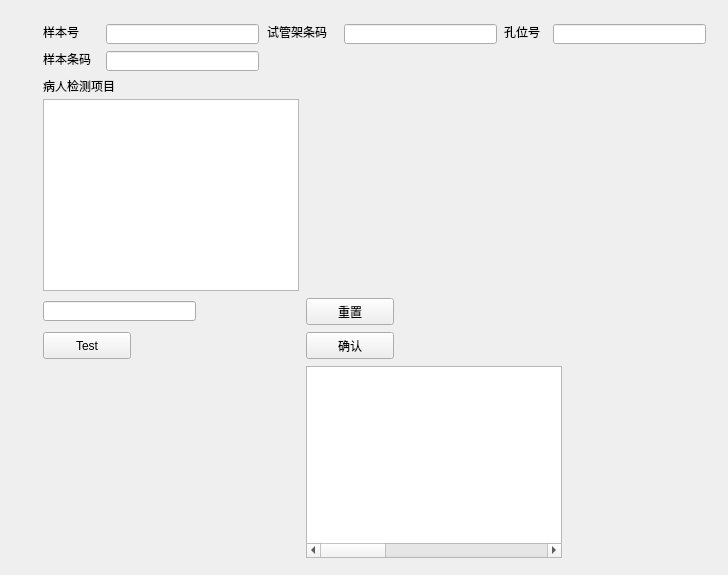
<?xml version="1.0" encoding="UTF-8"?>
<ui version="4.0">
 <class>SampleInfoWindow</class>
 <widget class="QWidget" name="SampleInfoWindow">
  <property name="geometry">
   <rect>
    <x>0</x>
    <y>0</y>
    <width>728</width>
    <height>575</height>
   </rect>
  </property>
  <property name="windowTitle">
   <string>SampleInfoWindow</string>
  </property>
  <widget class="QLineEdit" name="QLineEdit_sampleBarcode">
   <property name="geometry">
    <rect>
     <x>106</x>
     <y>51</y>
     <width>153</width>
     <height>20</height>
    </rect>
   </property>
  </widget>
  <widget class="QLabel" name="label_3">
   <property name="geometry">
    <rect>
     <x>504</x>
     <y>24</y>
     <width>42</width>
     <height>16</height>
    </rect>
   </property>
   <property name="text">
    <string>孔位号</string>
   </property>
  </widget>
  <widget class="QLabel" name="label">
   <property name="geometry">
    <rect>
     <x>43</x>
     <y>24</y>
     <width>42</width>
     <height>16</height>
    </rect>
   </property>
   <property name="text">
    <string>样本号</string>
   </property>
  </widget>
  <widget class="QLabel" name="label_2">
   <property name="geometry">
    <rect>
     <x>267</x>
     <y>24</y>
     <width>70</width>
     <height>16</height>
    </rect>
   </property>
   <property name="text">
    <string>试管架条码</string>
   </property>
  </widget>
  <widget class="QLabel" name="label_4">
   <property name="geometry">
    <rect>
     <x>43</x>
     <y>51</y>
     <width>56</width>
     <height>16</height>
    </rect>
   </property>
   <property name="text">
    <string>样本条码</string>
   </property>
  </widget>
  <widget class="QLineEdit" name="QLineEdit_sampleIndex">
   <property name="geometry">
    <rect>
     <x>106</x>
     <y>24</y>
     <width>153</width>
     <height>20</height>
    </rect>
   </property>
  </widget>
  <widget class="QLineEdit" name="QLineEdit_holeIndex">
   <property name="geometry">
    <rect>
     <x>553</x>
     <y>24</y>
     <width>153</width>
     <height>20</height>
    </rect>
   </property>
  </widget>
  <widget class="QLineEdit" name="QLineEdit_rackBarcode">
   <property name="geometry">
    <rect>
     <x>344</x>
     <y>24</y>
     <width>153</width>
     <height>20</height>
    </rect>
   </property>
  </widget>
  <widget class="QPushButton" name="Btn_test">
   <property name="geometry">
    <rect>
     <x>43</x>
     <y>332</y>
     <width>88</width>
     <height>27</height>
    </rect>
   </property>
   <property name="text">
    <string>Test</string>
   </property>
  </widget>
  <widget class="QPushButton" name="Btn_clear">
   <property name="geometry">
    <rect>
     <x>306</x>
     <y>298</y>
     <width>88</width>
     <height>27</height>
    </rect>
   </property>
   <property name="text">
    <string>重置</string>
   </property>
  </widget>
  <widget class="QTextBrowser" name="QTextBrowser_waitingDetect">
   <property name="geometry">
    <rect>
     <x>43</x>
     <y>99</y>
     <width>256</width>
     <height>192</height>
    </rect>
   </property>
  </widget>
  <widget class="QLabel" name="label_5">
   <property name="geometry">
    <rect>
     <x>43</x>
     <y>78</y>
     <width>84</width>
     <height>16</height>
    </rect>
   </property>
   <property name="layoutDirection">
    <enum>Qt::LeftToRight</enum>
   </property>
   <property name="text">
    <string>病人检测项目</string>
   </property>
  </widget>
  <widget class="QPushButton" name="Btn_save">
   <property name="geometry">
    <rect>
     <x>306</x>
     <y>332</y>
     <width>88</width>
     <height>27</height>
    </rect>
   </property>
   <property name="text">
    <string>确认</string>
   </property>
  </widget>
  <widget class="QTableWidget" name="QTableWidget_allItems">
   <property name="geometry">
    <rect>
     <x>306</x>
     <y>366</y>
     <width>256</width>
     <height>192</height>
    </rect>
   </property>
   <property name="showGrid">
    <bool>false</bool>
   </property>
   <property name="rowCount">
    <number>5</number>
   </property>
   <property name="columnCount">
    <number>7</number>
   </property>
   <attribute name="horizontalHeaderVisible">
    <bool>false</bool>
   </attribute>
   <attribute name="verticalHeaderVisible">
    <bool>false</bool>
   </attribute>
   <row/>
   <row/>
   <row/>
   <row/>
   <row/>
   <column/>
   <column/>
   <column/>
   <column/>
   <column/>
   <column/>
   <column/>
  </widget>
  <widget class="QLineEdit" name="QLineEdit_test">
   <property name="geometry">
    <rect>
     <x>43</x>
     <y>301</y>
     <width>153</width>
     <height>20</height>
    </rect>
   </property>
  </widget>
 </widget>
 <resources/>
 <connections>
  <connection>
   <sender>Btn_test</sender>
   <signal>clicked()</signal>
   <receiver>SampleInfoWindow</receiver>
   <slot>test()</slot>
   <hints>
    <hint type="sourcelabel">
     <x>129</x>
     <y>352</y>
    </hint>
    <hint type="destinationlabel">
     <x>273</x>
     <y>300</y>
    </hint>
   </hints>
  </connection>
  <connection>
   <sender>Btn_save</sender>
   <signal>clicked()</signal>
   <receiver>SampleInfoWindow</receiver>
   <slot>saveSampleMessage()</slot>
   <hints>
    <hint type="sourcelabel">
     <x>321</x>
     <y>350</y>
    </hint>
    <hint type="destinationlabel">
     <x>683</x>
     <y>314</y>
    </hint>
   </hints>
  </connection>
  <connection>
   <sender>QTableWidget_allItems</sender>
   <signal>itemClicked(QTableWidgetItem*)</signal>
   <receiver>SampleInfoWindow</receiver>
   <slot>addItem()</slot>
   <hints>
    <hint type="sourcelabel">
     <x>77</x>
     <y>455</y>
    </hint>
    <hint type="destinationlabel">
     <x>13</x>
     <y>453</y>
    </hint>
   </hints>
  </connection>
  <connection>
   <sender>Btn_clear</sender>
   <signal>clicked()</signal>
   <receiver>SampleInfoWindow</receiver>
   <slot>clearAllItems()</slot>
   <hints>
    <hint type="sourcelabel">
     <x>368</x>
     <y>302</y>
    </hint>
    <hint type="destinationlabel">
     <x>390</x>
     <y>189</y>
    </hint>
   </hints>
  </connection>
 </connections>
 <slots>
  <slot>addItem()</slot>
  <slot>printFuck()</slot>
  <slot>test()</slot>
  <slot>saveSampleMessage()</slot>
  <slot>clearAllItems()</slot>
 </slots>
</ui>
